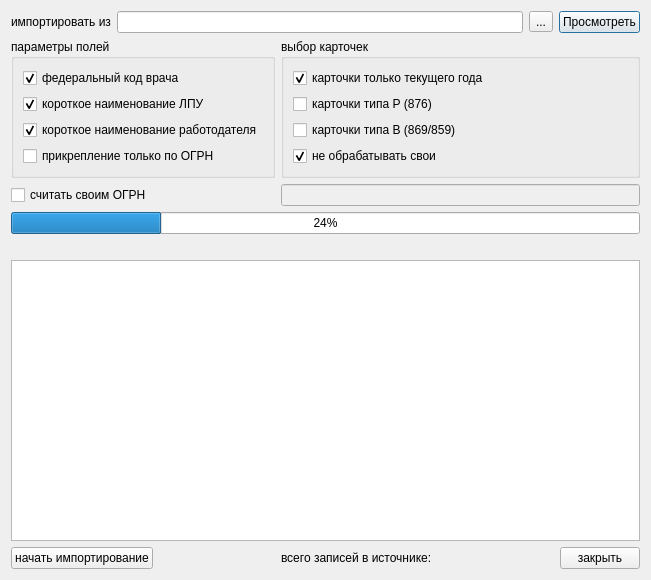
<ui version="4.0" >
 <class>Dialog</class>
 <widget class="QDialog" name="Dialog" >
  <property name="geometry" >
   <rect>
    <x>0</x>
    <y>0</y>
    <width>651</width>
    <height>580</height>
   </rect>
  </property>
  <property name="windowTitle" >
   <string>Импорт реестра форм 131</string>
  </property>
  <layout class="QGridLayout" name="gridLayout" >
   <item row="0" column="0" colspan="2" >
    <layout class="QHBoxLayout" name="horizontalLayout" >
     <item>
      <widget class="QLabel" name="label" >
       <property name="text" >
        <string>импортировать из</string>
       </property>
      </widget>
     </item>
     <item>
      <widget class="QLineEdit" name="edtFileName" >
       <property name="text" >
        <string/>
       </property>
      </widget>
     </item>
     <item>
      <widget class="QToolButton" name="btnSelectFile" >
       <property name="text" >
        <string>...</string>
       </property>
      </widget>
     </item>
     <item>
      <widget class="QPushButton" name="btnView" >
       <property name="text" >
        <string>Просмотреть</string>
       </property>
      </widget>
     </item>
    </layout>
   </item>
   <item row="1" column="0" >
    <widget class="QGroupBox" name="groupBox" >
     <property name="title" >
      <string>параметры полей</string>
     </property>
     <layout class="QVBoxLayout" >
      <item>
       <widget class="QCheckBox" name="checkFed" >
        <property name="text" >
         <string>федеральный код врача</string>
        </property>
        <property name="checked" >
         <bool>true</bool>
        </property>
       </widget>
      </item>
      <item>
       <widget class="QCheckBox" name="checkShortLPU" >
        <property name="text" >
         <string>короткое наименование ЛПУ</string>
        </property>
        <property name="checked" >
         <bool>true</bool>
        </property>
       </widget>
      </item>
      <item>
       <widget class="QCheckBox" name="checkShortWork" >
        <property name="text" >
         <string>короткое наименование работодателя</string>
        </property>
        <property name="checked" >
         <bool>true</bool>
        </property>
       </widget>
      </item>
      <item>
       <widget class="QCheckBox" name="checkAttachOGRN" >
        <property name="text" >
         <string>прикрепление только по ОГРН</string>
        </property>
       </widget>
      </item>
     </layout>
    </widget>
   </item>
   <item row="1" column="1" >
    <widget class="QGroupBox" name="groupBox_2" >
     <property name="title" >
      <string>выбор карточек</string>
     </property>
     <layout class="QVBoxLayout" >
      <item>
       <widget class="QCheckBox" name="checkDate" >
        <property name="text" >
         <string>карточки только текущего года</string>
        </property>
        <property name="checked" >
         <bool>true</bool>
        </property>
       </widget>
      </item>
      <item>
       <widget class="QCheckBox" name="checkTIP_DD_R" >
        <property name="text" >
         <string>карточки типа Р (876)</string>
        </property>
       </widget>
      </item>
      <item>
       <widget class="QCheckBox" name="checkTIP_DD_V" >
        <property name="text" >
         <string>карточки типа В (869/859)</string>
        </property>
       </widget>
      </item>
      <item>
       <widget class="QCheckBox" name="checkNoOwn" >
        <property name="text" >
         <string>не обрабатывать свои</string>
        </property>
        <property name="checked" >
         <bool>true</bool>
        </property>
       </widget>
      </item>
     </layout>
    </widget>
   </item>
   <item row="3" column="0" colspan="2" >
    <widget class="QProgressBar" name="progressBar" >
     <property name="value" >
      <number>24</number>
     </property>
     <property name="orientation" >
      <enum>Qt::Horizontal</enum>
     </property>
    </widget>
   </item>
   <item row="4" column="0" colspan="2" >
    <widget class="QLabel" name="statusLabel" >
     <property name="text" >
      <string/>
     </property>
    </widget>
   </item>
   <item row="5" column="0" colspan="2" >
    <widget class="QTextBrowser" name="logBrowser" />
   </item>
   <item row="6" column="0" colspan="2" >
    <layout class="QHBoxLayout" >
     <property name="spacing" >
      <number>6</number>
     </property>
     <property name="margin" >
      <number>0</number>
     </property>
     <item>
      <widget class="QPushButton" name="btnImport" >
       <property name="text" >
        <string>начать импортирование</string>
       </property>
      </widget>
     </item>
     <item>
      <spacer>
       <property name="orientation" >
        <enum>Qt::Horizontal</enum>
       </property>
       <property name="sizeHint" stdset="0" >
        <size>
         <width>40</width>
         <height>20</height>
        </size>
       </property>
      </spacer>
     </item>
     <item>
      <widget class="QLabel" name="labelNum" >
       <property name="text" >
        <string>всего записей в источнике:</string>
       </property>
      </widget>
     </item>
     <item>
      <spacer>
       <property name="orientation" >
        <enum>Qt::Horizontal</enum>
       </property>
       <property name="sizeHint" stdset="0" >
        <size>
         <width>40</width>
         <height>20</height>
        </size>
       </property>
      </spacer>
     </item>
     <item>
      <widget class="QPushButton" name="btnClose" >
       <property name="text" >
        <string>закрыть</string>
       </property>
      </widget>
     </item>
    </layout>
   </item>
   <item row="2" column="0" >
    <widget class="QCheckBox" name="checkOGRN2" >
     <property name="text" >
      <string>считать своим ОГРН</string>
     </property>
    </widget>
   </item>
   <item row="2" column="1" >
    <widget class="QLineEdit" name="edtOGRN2" >
     <property name="enabled" >
      <bool>false</bool>
     </property>
    </widget>
   </item>
  </layout>
 </widget>
 <resources/>
 <connections>
  <connection>
   <sender>checkOGRN2</sender>
   <signal>toggled(bool)</signal>
   <receiver>edtOGRN2</receiver>
   <slot>setEnabled(bool)</slot>
   <hints>
    <hint type="sourcelabel" >
     <x>143</x>
     <y>218</y>
    </hint>
    <hint type="destinationlabel" >
     <x>463</x>
     <y>218</y>
    </hint>
   </hints>
  </connection>
 </connections>
</ui>
